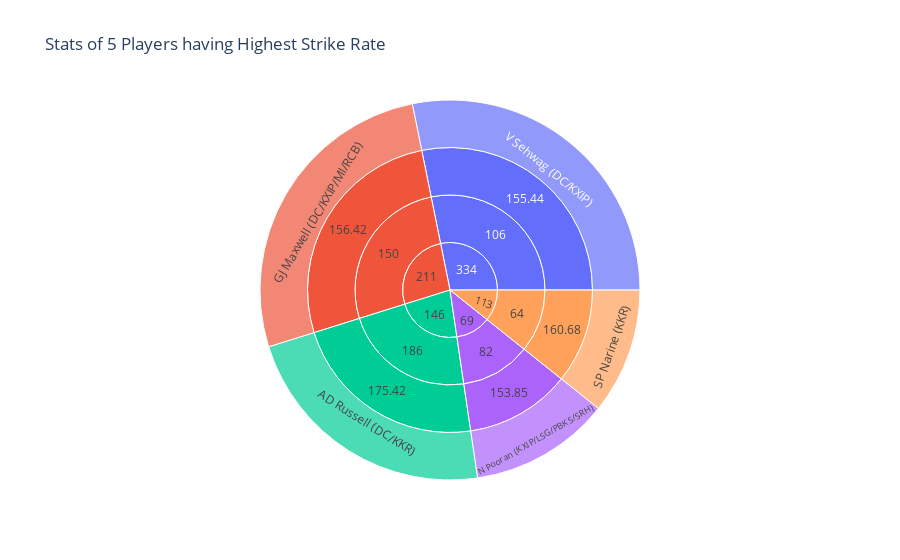

Write notebook code for a chart like this one.
### Code cell
#Player Stats

Records2 = Records.sort_values(by=['Strike Rate'], ascending=False).head(5)
fig = px.sunburst(Records2, path=['4s','6s','Strike Rate','Player'], values='Runs', title='Stats of 5 Players having Highest Strike Rate')
fig.show()

### Figure 1 — Plotly figure (JSON) as saved in the notebook; plotly's stock layout.template omitted (floating-point values rounded to 4 significant figures)
{"data": [{"branchvalues": "total", "domain": {"x": [0, 1], "y": [0, 1]}, "hovertemplate": "labels=%{label}<br>Runs=%{value}<br>parent=%{parent}<br>id=%{id}<extra></extra>", "ids": ["146/186/175.42/AD Russell (DC/KKR)", "211/150/156.42/GJ Maxwell (DC/KXIP/MI/RCB)", "69/82/153.85/N Pooran (KXIP/LSG/PBKS/SRH)", "113/64/160.68/SP Narine (KKR)", "334/106/155.44/V Sehwag (DC/KXIP)", "69/82/153.85", "334/106/155.44", "211/150/156.42", "113/64/160.68", "146/186/175.42", "113/64", "69/82", "334/106", "211/150", "146/186", "69", "113", "146", "211", "334"], "labels": ["AD Russell (DC/KKR)", "GJ Maxwell (DC/KXIP/MI/RCB)", "N Pooran (KXIP/LSG/PBKS/SRH)", "SP Narine (KKR)", "V Sehwag (DC/KXIP)", "153.85", "155.44", "156.42", "160.68", "175.42", "64", "82", "106", "150", "186", "69", "113", "146", "211", "334"], "name": "", "parents": ["146/186/175.42", "211/150/156.42", "69/82/153.85", "113/64/160.68", "334/106/155.44", "69/82", "334/106", "211/150", "113/64", "146/186", "113", "69", "334", "211", "146", "", "", "", "", ""], "type": "sunburst", "values": [2177, 2581, 1157, 1038, 2728, 1157, 2728, 2581, 1038, 2177, 1038, 1157, 2728, 2581, 2177, 1157, 1038, 2177, 2581, 2728]}], "layout": {"legend": {"tracegroupgap": 0}, "title": {"text": "Stats of 5 Players having Highest Strike Rate"}}}
